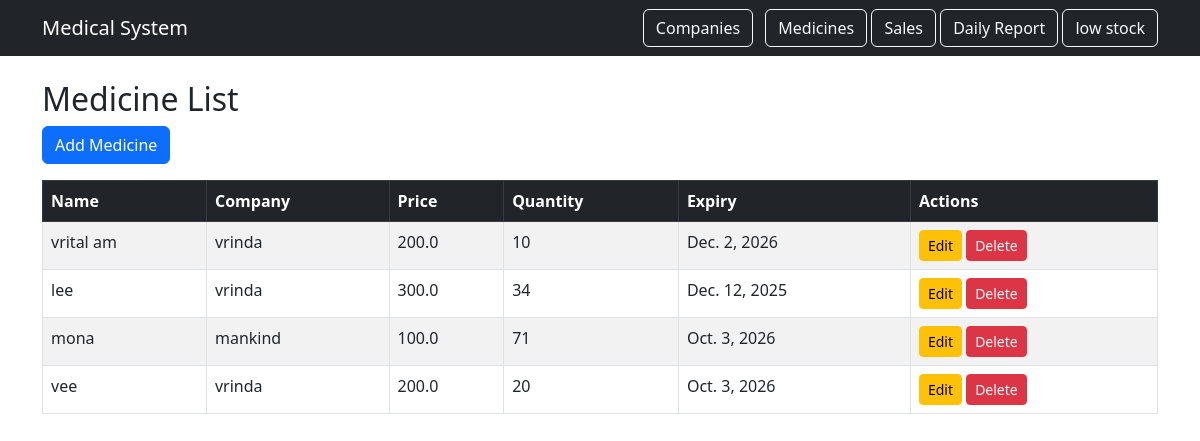
The page /medicines/ on the database as committed earlier.
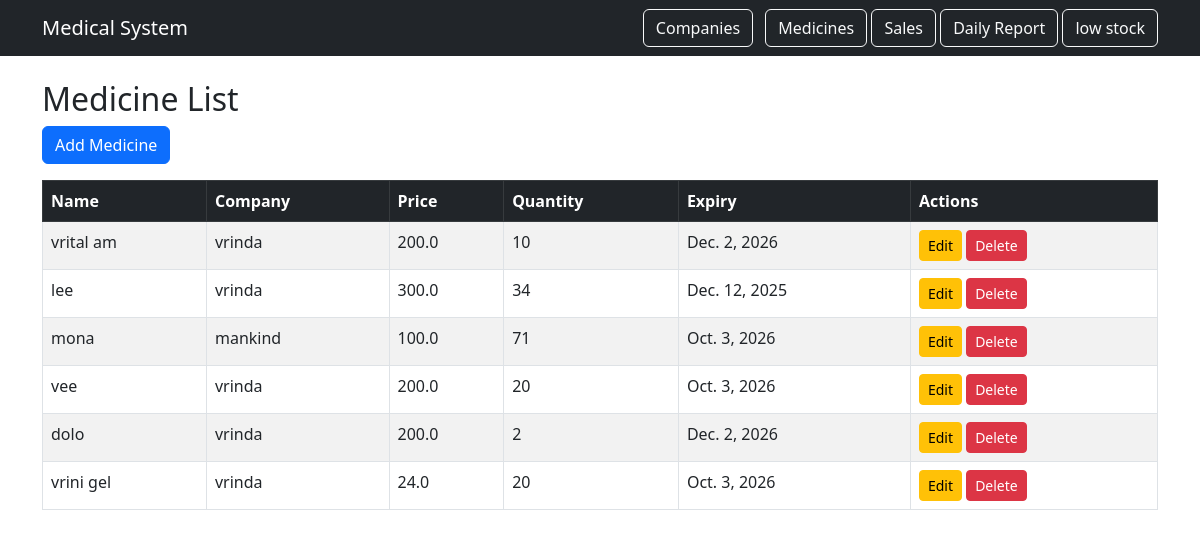
The same page on the database as committed later.
### medicines/models.py (models this page shows, shortened)
class Medicine(models.Model):
    name = models.CharField(max_length=100)
    company = models.ForeignKey(Company, on_delete=models.CASCADE)
    price = models.FloatField()
    quantity = models.IntegerField()
    expiry_date = models.DateField()
    gst = models.FloatField(default=0)

class Company(models.Model):
    name = models.CharField(max_length=100)
    phone = models.CharField(max_length=15)
    address = models.TextField()

### medicines/views.py (the view)
# urls.py: path('medicines/', views.medicine_list, name='medicine_list'),
def medicine_list(request):
    medicines = Medicine.objects.select_related('company').all()
    return render(request, 'medicines/medicine_list.html', {'medicines': medicines})

### templates/medicines/medicine_list.html
{% extends 'base.html' %}
{% block content %}
<h2>Medicine List</h2>
<a class="btn btn-primary mb-3" href="{% url 'medicine_create' %}">Add Medicine</a>
<table class="table table-bordered table-striped">
    <thead class="table-dark">
        <tr>
            <th>Name</th>
            <th>Company</th>
            <th>Price</th>
            <th>Quantity</th>
            <th>Expiry</th>
            <th>Actions</th>
        </tr>
    </thead>
    <tbody>
        {% for medicine in medicines %}
        <tr>
            <td>{{ medicine.name }}</td>
            <td>{{ medicine.company.name }}</td>
            <td>{{ medicine.price }}</td>
            <td>{{ medicine.quantity }}</td>
            <td>{{ medicine.expiry_date }}</td>
            <td>
                <a class="btn btn-warning btn-sm" href="{% url 'medicine_update' medicine.pk %}">Edit</a>
                <a class="btn btn-danger btn-sm" href="{% url 'medicine_delete' medicine.pk %}">Delete</a>
            </td>
        </tr>
        {% endfor %}
    </tbody>
</table>
{% endblock %}

### templates/base.html (shortened to what this page needs)
<!DOCTYPE html>
<html>
<head>
    <link href="https://cdn.jsdelivr.net/npm/bootstrap@5.3.0/dist/css/bootstrap.min.css" rel="stylesheet">
</head>
<body>
<nav class="navbar navbar-expand-lg navbar-dark bg-dark">
  <div class="container">
    <a class="navbar-brand" href="#">Medical System</a>
    <div>
      <a class="btn btn-outline-light me-2" href="{% url 'company_list' %}">Companies</a>
      <a class="btn btn-outline-light" href="{% url 'medicine_list' %}">Medicines</a>
      <a class="btn btn-outline-light" href="{% url 'sale_list' %}">Sales</a>
      <a class="btn btn-outline-light" href="{% url 'daily_report' %}">Daily Report</a>
      <a class="btn btn-outline-light" href="{% url 'low_stock' %}">low stock</a>
    </div>
  </div>
</nav>
<div class="container mt-4">
    {% block content %}{% endblock %}
</div>
</body>
</html>

Rows that differ between the two databases and show on the page:
added Medicine: name "dolo", company.name "vrinda", price "200.0", quantity "2", expiry_date "Dec. 2, 2026"
added Medicine: name "vrini gel", company.name "vrinda", price "24.0", quantity "20", expiry_date "Oct. 3, 2026"
